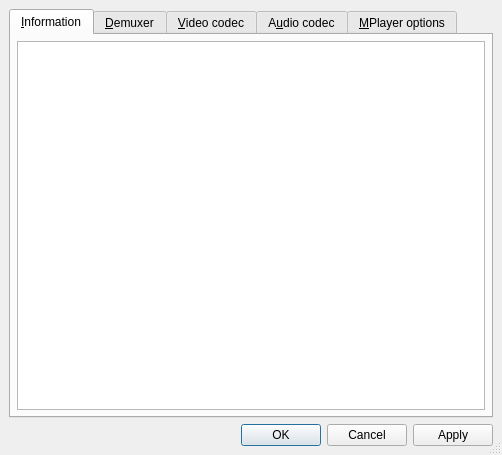
<ui version="4.0" >
 <author>Ricardo Villalba</author>
 <class>FilePropertiesDialog</class>
 <widget class="QDialog" name="FilePropertiesDialog" >
  <property name="geometry" >
   <rect>
    <x>0</x>
    <y>0</y>
    <width>502</width>
    <height>455</height>
   </rect>
  </property>
  <property name="windowTitle" >
   <string>UMPlayer - File properties</string>
  </property>
  <property name="sizeGripEnabled" >
   <bool>true</bool>
  </property>
  <layout class="QVBoxLayout" >
   <property name="margin" >
    <number>9</number>
   </property>
   <property name="spacing" >
    <number>6</number>
   </property>
   <item>
    <widget class="QTabWidget" name="tabWidget" >
     <property name="currentIndex" >
      <number>0</number>
     </property>
     <widget class="QWidget" name="info_page" >
      <attribute name="title" >
       <string>&amp;Information</string>
      </attribute>
      <layout class="QGridLayout" >
       <property name="margin" >
        <number>6</number>
       </property>
       <property name="spacing" >
        <number>6</number>
       </property>
       <item row="0" column="0" >
        <widget class="QTextEdit" name="info_edit" >
         <property name="readOnly" >
          <bool>true</bool>
         </property>
        </widget>
       </item>
      </layout>
     </widget>
     <widget class="QWidget" name="demuxer_page" >
      <attribute name="title" >
       <string>&amp;Demuxer</string>
      </attribute>
      <layout class="QVBoxLayout" >
       <property name="margin" >
        <number>6</number>
       </property>
       <property name="spacing" >
        <number>6</number>
       </property>
       <item>
        <widget class="QLabel" name="textLabel2" >
         <property name="text" >
          <string>&amp;Select the demuxer that will be used for this file:</string>
         </property>
         <property name="wordWrap" >
          <bool>false</bool>
         </property>
         <property name="buddy" >
          <cstring>demuxer_listbox</cstring>
         </property>
        </widget>
       </item>
       <item>
        <widget class="QListWidget" name="demuxer_listbox" />
       </item>
       <item>
        <layout class="QHBoxLayout" >
         <property name="margin" >
          <number>0</number>
         </property>
         <property name="spacing" >
          <number>6</number>
         </property>
         <item>
          <spacer>
           <property name="orientation" >
            <enum>Qt::Horizontal</enum>
           </property>
           <property name="sizeType" >
            <enum>QSizePolicy::Expanding</enum>
           </property>
           <property name="sizeHint" >
            <size>
             <width>241</width>
             <height>41</height>
            </size>
           </property>
          </spacer>
         </item>
         <item>
          <widget class="QPushButton" name="resetDemuxerButton" >
           <property name="text" >
            <string>&amp;Reset</string>
           </property>
          </widget>
         </item>
        </layout>
       </item>
      </layout>
     </widget>
     <widget class="QWidget" name="vc_page" >
      <attribute name="title" >
       <string>&amp;Video codec</string>
      </attribute>
      <layout class="QVBoxLayout" >
       <property name="margin" >
        <number>6</number>
       </property>
       <property name="spacing" >
        <number>6</number>
       </property>
       <item>
        <widget class="QLabel" name="textLabel3" >
         <property name="text" >
          <string>&amp;Select the video codec:</string>
         </property>
         <property name="wordWrap" >
          <bool>false</bool>
         </property>
         <property name="buddy" >
          <cstring>vc_listbox</cstring>
         </property>
        </widget>
       </item>
       <item>
        <widget class="QListWidget" name="vc_listbox" />
       </item>
       <item>
        <layout class="QHBoxLayout" >
         <property name="margin" >
          <number>0</number>
         </property>
         <property name="spacing" >
          <number>6</number>
         </property>
         <item>
          <spacer>
           <property name="orientation" >
            <enum>Qt::Horizontal</enum>
           </property>
           <property name="sizeType" >
            <enum>QSizePolicy::Expanding</enum>
           </property>
           <property name="sizeHint" >
            <size>
             <width>241</width>
             <height>41</height>
            </size>
           </property>
          </spacer>
         </item>
         <item>
          <widget class="QPushButton" name="resetVCButton" >
           <property name="text" >
            <string>&amp;Reset</string>
           </property>
          </widget>
         </item>
        </layout>
       </item>
      </layout>
     </widget>
     <widget class="QWidget" name="ac_page" >
      <attribute name="title" >
       <string>A&amp;udio codec</string>
      </attribute>
      <layout class="QVBoxLayout" >
       <property name="margin" >
        <number>6</number>
       </property>
       <property name="spacing" >
        <number>6</number>
       </property>
       <item>
        <widget class="QLabel" name="textLabel4" >
         <property name="text" >
          <string>&amp;Select the audio codec:</string>
         </property>
         <property name="wordWrap" >
          <bool>false</bool>
         </property>
         <property name="buddy" >
          <cstring>ac_listbox</cstring>
         </property>
        </widget>
       </item>
       <item>
        <widget class="QListWidget" name="ac_listbox" />
       </item>
       <item>
        <layout class="QHBoxLayout" >
         <property name="margin" >
          <number>0</number>
         </property>
         <property name="spacing" >
          <number>6</number>
         </property>
         <item>
          <spacer>
           <property name="orientation" >
            <enum>Qt::Horizontal</enum>
           </property>
           <property name="sizeType" >
            <enum>QSizePolicy::Expanding</enum>
           </property>
           <property name="sizeHint" >
            <size>
             <width>241</width>
             <height>41</height>
            </size>
           </property>
          </spacer>
         </item>
         <item>
          <widget class="QPushButton" name="resetACButton" >
           <property name="text" >
            <string>&amp;Reset</string>
           </property>
          </widget>
         </item>
        </layout>
       </item>
      </layout>
     </widget>
     <widget class="QWidget" name="options_page" >
      <attribute name="title" >
       <string>&amp;MPlayer options</string>
      </attribute>
      <layout class="QVBoxLayout" >
       <property name="margin" >
        <number>9</number>
       </property>
       <property name="spacing" >
        <number>6</number>
       </property>
       <item>
        <widget class="QGroupBox" name="groupBox" >
         <property name="title" >
          <string>Additional Options for MPlayer</string>
         </property>
         <layout class="QVBoxLayout" >
          <property name="margin" >
           <number>9</number>
          </property>
          <property name="spacing" >
           <number>6</number>
          </property>
          <item>
           <widget class="QLabel" name="textLabel3_2" >
            <property name="text" >
             <string>Here you can pass extra options to MPlayer.
Write them separated by spaces.
Example: -flip -nosound</string>
            </property>
            <property name="alignment" >
             <set>Qt::AlignVCenter</set>
            </property>
            <property name="wordWrap" >
             <bool>false</bool>
            </property>
           </widget>
          </item>
          <item>
           <layout class="QHBoxLayout" >
            <property name="margin" >
             <number>0</number>
            </property>
            <property name="spacing" >
             <number>6</number>
            </property>
            <item>
             <widget class="QLabel" name="textLabel1_3" >
              <property name="text" >
               <string>&amp;Options:</string>
              </property>
              <property name="wordWrap" >
               <bool>false</bool>
              </property>
              <property name="buddy" >
               <cstring>mplayer_args_edit</cstring>
              </property>
             </widget>
            </item>
            <item>
             <widget class="QLineEdit" name="mplayer_args_edit" />
            </item>
           </layout>
          </item>
          <item>
           <widget class="Line" name="line2" >
            <property name="sizePolicy" >
             <sizepolicy>
              <hsizetype>7</hsizetype>
              <vsizetype>0</vsizetype>
              <horstretch>0</horstretch>
              <verstretch>0</verstretch>
             </sizepolicy>
            </property>
            <property name="frameShape" >
             <enum>QFrame::HLine</enum>
            </property>
            <property name="frameShadow" >
             <enum>QFrame::Sunken</enum>
            </property>
            <property name="orientation" >
             <enum>Qt::Horizontal</enum>
            </property>
           </widget>
          </item>
          <item>
           <widget class="QLabel" name="textLabel4_2" >
            <property name="text" >
             <string>You can also pass additional video filters.
Separate them with ",". Do not use spaces!
Example: scale=512:-2,eq2=1.1</string>
            </property>
            <property name="alignment" >
             <set>Qt::AlignVCenter</set>
            </property>
            <property name="wordWrap" >
             <bool>false</bool>
            </property>
           </widget>
          </item>
          <item>
           <layout class="QHBoxLayout" >
            <property name="margin" >
             <number>0</number>
            </property>
            <property name="spacing" >
             <number>6</number>
            </property>
            <item>
             <widget class="QLabel" name="textLabel2_3" >
              <property name="text" >
               <string>V&amp;ideo filters:</string>
              </property>
              <property name="wordWrap" >
               <bool>false</bool>
              </property>
              <property name="buddy" >
               <cstring>mplayer_vfilters_edit</cstring>
              </property>
             </widget>
            </item>
            <item>
             <widget class="QLineEdit" name="mplayer_vfilters_edit" />
            </item>
           </layout>
          </item>
          <item>
           <widget class="Line" name="line3" >
            <property name="sizePolicy" >
             <sizepolicy>
              <hsizetype>7</hsizetype>
              <vsizetype>0</vsizetype>
              <horstretch>0</horstretch>
              <verstretch>0</verstretch>
             </sizepolicy>
            </property>
            <property name="frameShape" >
             <enum>QFrame::HLine</enum>
            </property>
            <property name="frameShadow" >
             <enum>QFrame::Sunken</enum>
            </property>
            <property name="orientation" >
             <enum>Qt::Horizontal</enum>
            </property>
           </widget>
          </item>
          <item>
           <widget class="QLabel" name="textLabel5_2" >
            <property name="text" >
             <string>And finally audio filters. Same rule as for video filters.
Example: resample=44100:0:0,volnorm</string>
            </property>
            <property name="alignment" >
             <set>Qt::AlignVCenter</set>
            </property>
            <property name="wordWrap" >
             <bool>false</bool>
            </property>
           </widget>
          </item>
          <item>
           <layout class="QHBoxLayout" >
            <property name="margin" >
             <number>0</number>
            </property>
            <property name="spacing" >
             <number>6</number>
            </property>
            <item>
             <widget class="QLabel" name="textLabel3_3" >
              <property name="text" >
               <string>Audio &amp;filters:</string>
              </property>
              <property name="wordWrap" >
               <bool>false</bool>
              </property>
              <property name="buddy" >
               <cstring>mplayer_afilters_edit</cstring>
              </property>
             </widget>
            </item>
            <item>
             <widget class="QLineEdit" name="mplayer_afilters_edit" />
            </item>
           </layout>
          </item>
          <item>
           <spacer>
            <property name="orientation" >
             <enum>Qt::Vertical</enum>
            </property>
            <property name="sizeHint" >
             <size>
              <width>20</width>
              <height>40</height>
             </size>
            </property>
           </spacer>
          </item>
         </layout>
        </widget>
       </item>
      </layout>
     </widget>
    </widget>
   </item>
   <item>
    <widget class="QDialogButtonBox" name="buttonBox" >
     <property name="orientation" >
      <enum>Qt::Horizontal</enum>
     </property>
     <property name="standardButtons" >
      <set>QDialogButtonBox::Apply|QDialogButtonBox::Cancel|QDialogButtonBox::NoButton|QDialogButtonBox::Ok</set>
     </property>
    </widget>
   </item>
  </layout>
 </widget>
 <layoutdefault spacing="6" margin="11" />
 <tabstops>
  <tabstop>tabWidget</tabstop>
  <tabstop>info_edit</tabstop>
  <tabstop>buttonBox</tabstop>
  <tabstop>demuxer_listbox</tabstop>
  <tabstop>resetDemuxerButton</tabstop>
  <tabstop>vc_listbox</tabstop>
  <tabstop>resetVCButton</tabstop>
  <tabstop>ac_listbox</tabstop>
  <tabstop>resetACButton</tabstop>
  <tabstop>mplayer_args_edit</tabstop>
  <tabstop>mplayer_vfilters_edit</tabstop>
  <tabstop>mplayer_afilters_edit</tabstop>
 </tabstops>
 <resources/>
 <connections>
  <connection>
   <sender>buttonBox</sender>
   <signal>accepted()</signal>
   <receiver>FilePropertiesDialog</receiver>
   <slot>accept()</slot>
   <hints>
    <hint type="sourcelabel" >
     <x>267</x>
     <y>468</y>
    </hint>
    <hint type="destinationlabel" >
     <x>267</x>
     <y>246</y>
    </hint>
   </hints>
  </connection>
  <connection>
   <sender>buttonBox</sender>
   <signal>rejected()</signal>
   <receiver>FilePropertiesDialog</receiver>
   <slot>reject()</slot>
   <hints>
    <hint type="sourcelabel" >
     <x>267</x>
     <y>468</y>
    </hint>
    <hint type="destinationlabel" >
     <x>267</x>
     <y>246</y>
    </hint>
   </hints>
  </connection>
 </connections>
</ui>
